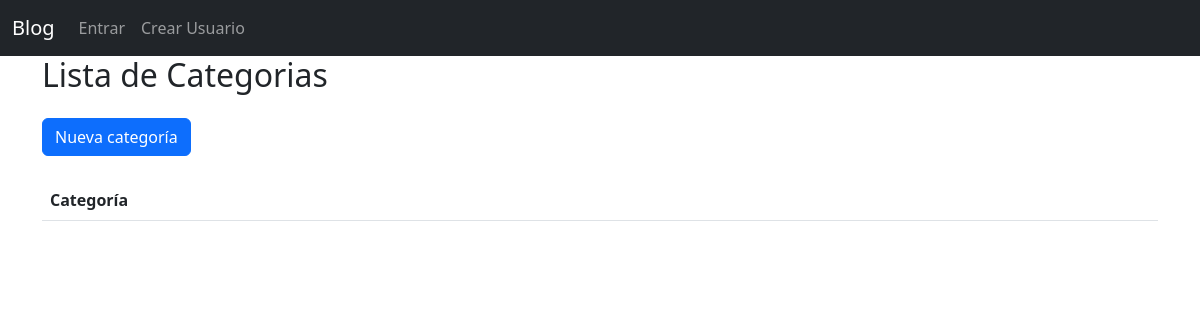
Page /categories/listar on the earlier database version.
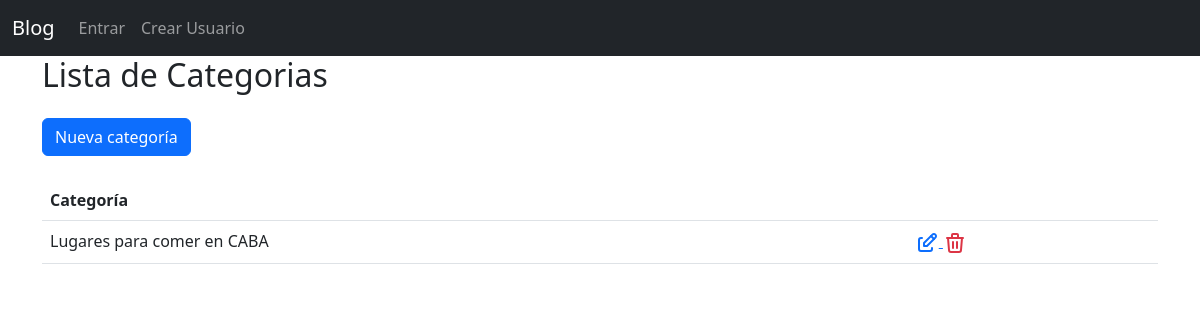
Same page on the later database version.
### blog/models.py (models this page shows, shortened)
class Category(models.Model):
    name = models.CharField(max_length=32)

### blog/views.py (the view)
# urls.py: path('categories/listar', views.category_list, name='category.list'),
def category_list(request):
    categories = Category.objects.all().order_by('-name')
    return render(request, 'categories/list.html', {'categories': categories})

### blog/templates/categories/list.html (shortened to what this page needs)
{% extends 'templates/app.html' %}
{% block main %}
<h2>Lista de Categorias</h2>
<section class="mt-4">
    <a class="btn btn-primary" href="{% url 'category.create' %}">Nueva categoría</a>
    <table class="table mt-4">
        <thead>
        <tr>
            <th>Categoría</th>
            <th></th>
        </tr>
        </thead>
        <tbody>
        {% for category in categories %}
        <tr>
            <td>{{ category.name }}</td>
            <td>
                <a href="#" class="text-primary" role="button" disabled>
                </a>
                <a href="#" class="text-danger" role="button">
                </a>
            </td>
        </tr>
        {% endfor %}
        </tbody>
    </table>
</section>
{% endblock %}

Differences in the rows shown:
added Category: name "Lugares para comer en CABA"
